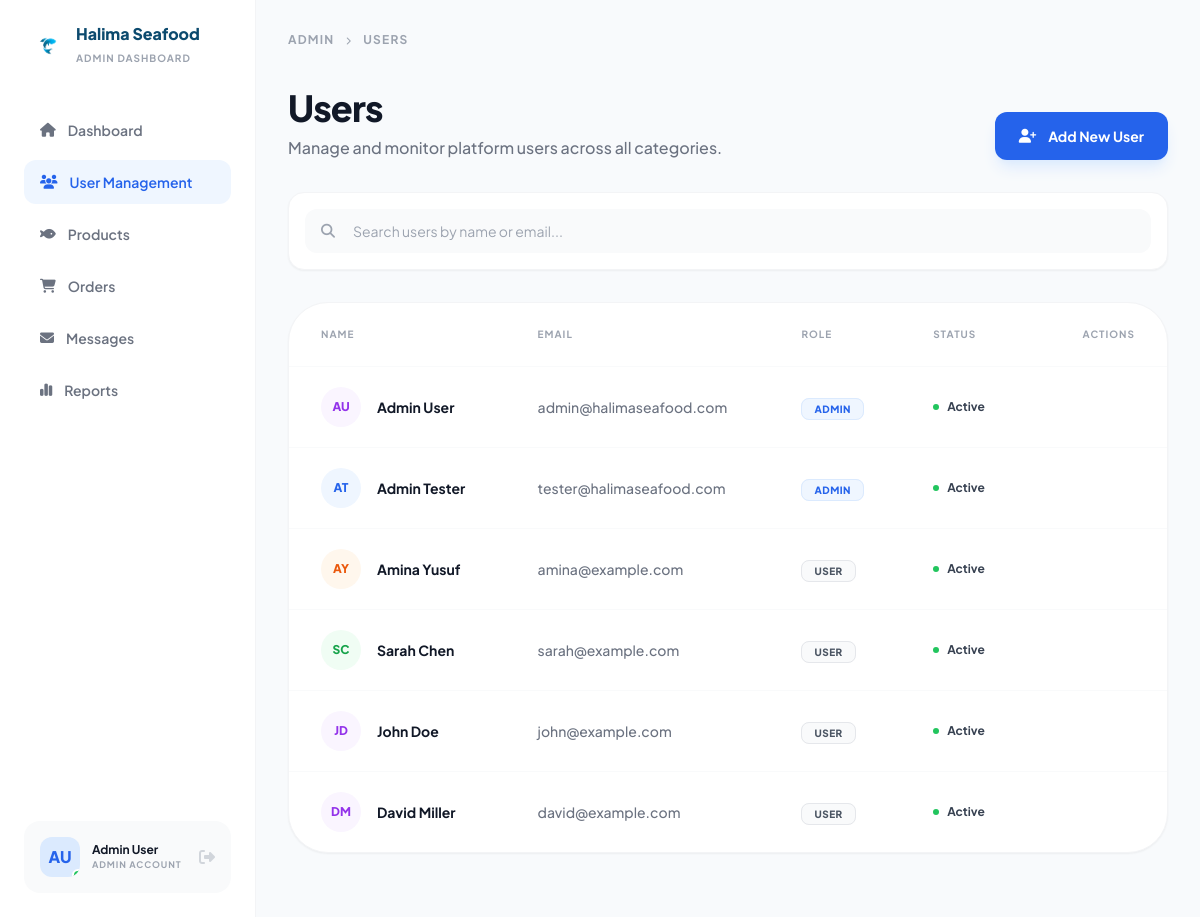
Page /Admin/users.php (signed in) on the committed database.
### tables this page shows
CREATE TABLE IF NOT EXISTS users (
    id INT AUTO_INCREMENT PRIMARY KEY,
    full_name VARCHAR(255) NOT NULL,
    email VARCHAR(255) NOT NULL UNIQUE,
    phone_number VARCHAR(20),
    username VARCHAR(100) NOT NULL UNIQUE,
    password VARCHAR(255) NOT NULL,
    role ENUM('admin', 'user') DEFAULT 'user',
    status ENUM('active', 'inactive') DEFAULT 'active',
    created_at TIMESTAMP DEFAULT CURRENT_TIMESTAMP
);

### Admin/users.php (the view, shortened to what this page needs)
<?php
include '../Includes/db.php';
$users_query = mysqli_query($conn, "SELECT * FROM users ORDER BY created_at DESC");
?>
<!DOCTYPE html>
<html lang="en">
<head>
    <script src="https://cdn.tailwindcss.com"></script>
    <link rel="stylesheet" href="https://cdnjs.cloudflare.com/ajax/libs/font-awesome/6.4.0/css/all.min.css">
</head>
<body class="bg-[#f8fafc] flex min-h-screen">
    <?php include 'Includes/sidebar.php'; ?>
    <main class="flex-1 ml-64 p-8">
        <header class="flex justify-between items-center mb-10">
            <div class="text-gray-400 text-xs font-bold uppercase tracking-widest">
                Admin <i class="fa-solid fa-chevron-right text-[8px] mx-2"></i> Users
            </div>
        </header>
        <div class="flex justify-between items-end mb-8">
            <div>
                <h1 class="text-4xl font-black text-gray-900 tracking-tight mb-2">Users</h1>
                <p class="text-gray-500 font-medium">Manage and monitor platform users across all categories.</p>
            </div>
            <button onclick="toggleModal(true)" class="bg-[#2563eb] text-white px-6 py-3.5 rounded-xl font-bold text-sm flex items-center gap-3 hover:bg-blue-700 transition-all shadow-lg shadow-blue-100">
                <i class="fa-solid fa-user-plus"></i> Add New User
            </button>
        </div>
        <div class="bg-white p-4 rounded-2xl border border-gray-100 shadow-sm flex items-center gap-4 mb-8">
            <div class="relative flex-1">
                <i class="fa-solid fa-magnifying-glass absolute left-4 top-1/2 -translate-y-1/2 text-gray-400 text-sm"></i>
                <input type="text" id="searchInput" placeholder="Search users by name or email..." class="w-full bg-gray-50 border-none py-3 pl-12 pr-4 rounded-xl text-sm focus:ring-2 focus:ring-blue-100 transition-all outline-none">
            </div>
        </div>
        <div class="bg-white rounded-[2.5rem] border border-gray-100 shadow-sm overflow-hidden mb-8">
            <table class="w-full text-left" id="usersTable">
                <thead>
                    <tr class="text-gray-400 uppercase text-[10px] font-black tracking-widest border-b border-gray-50">
                        <th class="px-8 py-6">Name</th>
                        <th class="px-8 py-6">Email</th>
                        <th class="px-8 py-6">Role</th>
                        <th class="px-8 py-6">Status</th>
                        <th class="px-8 py-6 text-right">Actions</th>
                    </tr>
                </thead>
                <tbody class="divide-y divide-gray-50" id="userTableBody">
                    <?php while($user = mysqli_fetch_assoc($users_query)): ?>
                    <tr class="hover:bg-gray-50/50 transition-all group" data-id="<?php echo $user['id']; ?>">
                        <td class="px-8 py-5">
                            <div class="flex items-center gap-4">
                                <div class="h-10 w-10
                                    <?php
                                        $bg_colors = ['bg-blue-50 text-blue-600', 'bg-orange-50 text-orange-600', 'bg-green-50 text-green-600', 'bg-purple-50 text-purple-600'];
                                        echo $bg_colors[array_rand($bg_colors)];
                                    ?>
                                    rounded-full flex items-center justify-center text-xs font-black">
                                    <?php
                                        $parts = explode(' ', $user['full_name']);
                                        echo strtoupper(substr($parts[0], 0, 1) . (isset($parts[1]) ? substr($parts[1], 0, 1) : ""));
                                    ?>
                                </div>
                                <span class="text-sm font-bold text-gray-900"><?php echo $user['full_name']; ?></span>
                            </div>
                        </td>
                        <td class="px-8 py-5 text-sm text-gray-500 font-medium"><?php echo $user['email']; ?></td>
                        <td class="px-8 py-5">
                            <?php
                                $role_classes = [
                                    'admin' => 'bg-blue-50 text-blue-600 border-blue-100',
                                    'user' => 'bg-gray-50 text-gray-600 border-gray-200'
                                ];
                                $class = $role_classes[$user['role']] ?? $role_classes['user'];
                            ?>
                            <span class="<?php echo $class; ?> px-3 py-1 rounded-lg border text-[10px] font-black uppercase tracking-wider role-badge">
                                <?php echo $user['role']; ?>
                            </span>
                        </td>
                        <td class="px-8 py-5">
                            <div class="flex items-center gap-2">
                                <span class="h-1.5 w-1.5 rounded-full <?php echo $user['status'] == 'active' ? 'bg-green-500' : 'bg-gray-300'; ?>"></span>
                                <span class="text-xs font-bold status-text <?php echo $user['status'] == 'active' ? 'text-gray-700' : 'text-gray-400'; ?>">
                                    <?php echo ucfirst($user['status']); ?>
                                </span>
                            </div>
                        </td>
                        <td class="px-8 py-5 text-right">
                        </td>
                    </tr>
                    <?php endwhile; ?>
                </tbody>
            </table>
        </div>
    </main>
</body>
</html>

### Admin/users.php (style rules this page uses)
body { font-family: 'Plus Jakarta Sans', sans-serif; }

### rows in the picture
users: full_name "AU", full_name "Admin User", email "admin@halimaseafood.com", role "ADMIN", status "Active"
users: full_name "AT", full_name "Admin Tester", email "tester@halimaseafood.com", role "ADMIN", status "Active"
users: full_name "AY", full_name "Amina Yusuf", email "amina@example.com", role "USER", status "Active"
users: full_name "SC", full_name "Sarah Chen", email "sarah@example.com", role "USER", status "Active"
users: full_name "JD", full_name "John Doe", email "john@example.com", role "USER", status "Active"
users: full_name "DM", full_name "David Miller", email "david@example.com", role "USER", status "Active"

### other values in the picture
$admin_name "Admin User"
$admin_role "ADMIN"
